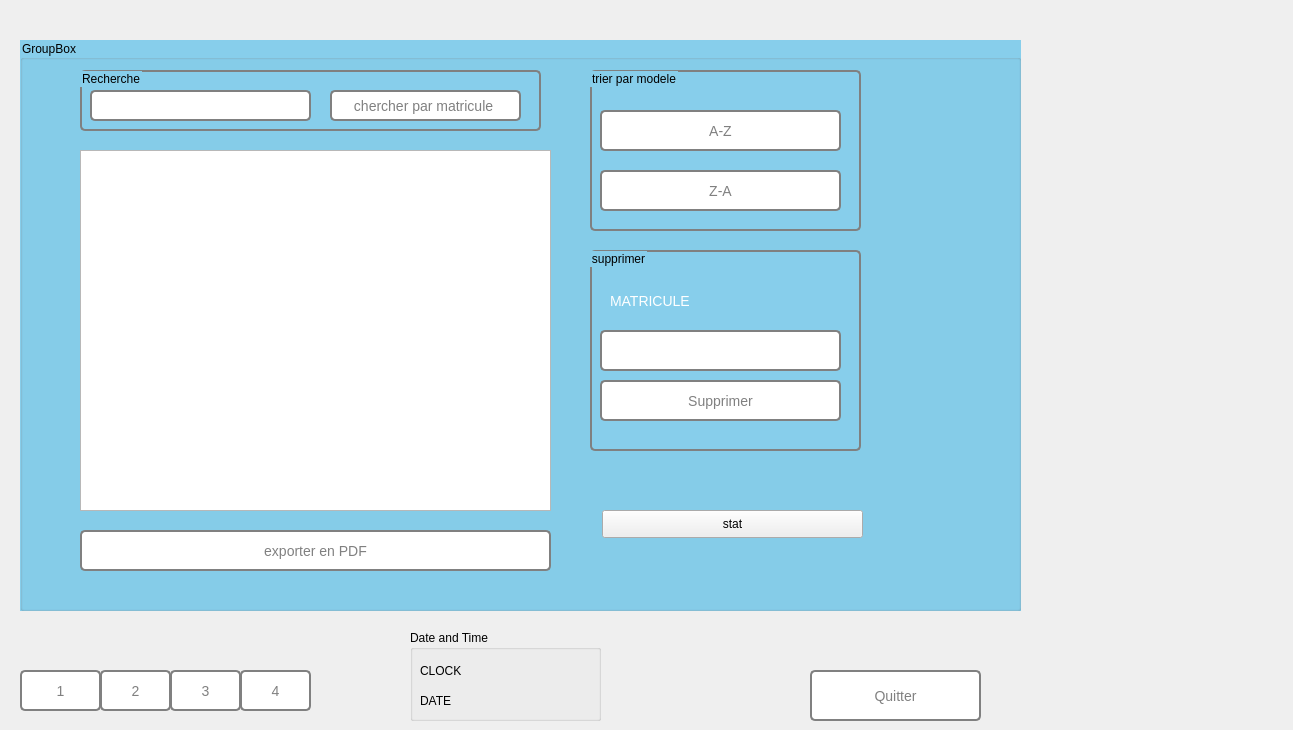
<?xml version="1.0" encoding="UTF-8"?>
<ui version="4.0">
 <class>hamza</class>
 <widget class="QDialog" name="hamza">
  <property name="geometry">
   <rect>
    <x>0</x>
    <y>0</y>
    <width>1293</width>
    <height>730</height>
   </rect>
  </property>
  <property name="windowTitle">
   <string>Dialog</string>
  </property>
  <widget class="QPushButton" name="pushButton_page4">
   <property name="geometry">
    <rect>
     <x>240</x>
     <y>670</y>
     <width>71</width>
     <height>41</height>
    </rect>
   </property>
   <property name="styleSheet">
    <string notr="true">QGroupBox {
  background-color: #87CEEB; /* blue sky color */
  border: 2px solid gray;
  border-radius: 5px;
  padding: 5px;
}

QLabel {
  color: white;
  font-size: 14px;
}

QLineEdit {
  background-color: white;
  border: 2px solid gray;
  border-radius: 5px;
  padding: 2px;
}

QPushButton {
  background-color: white;
  border: 2px solid gray;
  border-radius: 5px;
  color: gray;
  padding: 5px;
  font-size: 14px;
}

QPushButton:hover {
  background-color: gray;
  color: white;
}
</string>
   </property>
   <property name="text">
    <string>4</string>
   </property>
  </widget>
  <widget class="QStackedWidget" name="stackedWidget">
   <property name="geometry">
    <rect>
     <x>20</x>
     <y>30</y>
     <width>1051</width>
     <height>591</height>
    </rect>
   </property>
   <property name="styleSheet">
    <string notr="true">$QStackedWidget {
  background-color: #87CEEB
}</string>
   </property>
   <property name="currentIndex">
    <number>1</number>
   </property>
   <widget class="QWidget" name="page_1">
    <widget class="QGroupBox" name="groupBox">
     <property name="geometry">
      <rect>
       <x>0</x>
       <y>10</y>
       <width>971</width>
       <height>561</height>
      </rect>
     </property>
     <property name="styleSheet">
      <string notr="true">QGroupBox {
  background-color: #87CEEB
}</string>
     </property>
     <property name="title">
      <string>GroupBox</string>
     </property>
     <widget class="QTableView" name="tableView">
      <property name="geometry">
       <rect>
        <x>500</x>
        <y>40</y>
        <width>451</width>
        <height>481</height>
       </rect>
      </property>
      <property name="styleSheet">
       <string notr="true">QLineEdit {
    font-size: 25px;
}

QTableView {
    font-size: 20px;
}
</string>
      </property>
     </widget>
     <widget class="QGroupBox" name="groupBox_5">
      <property name="geometry">
       <rect>
        <x>20</x>
        <y>40</y>
        <width>421</width>
        <height>481</height>
       </rect>
      </property>
      <property name="styleSheet">
       <string notr="true">
QGroupBox {
  background-color: #87CEEB; /* blue sky color */
  border: 2px solid gray;
  border-radius: 5px;
  padding: 5px;
}

QLabel {
  color: white;
  font-size: 14px;
}

QLineEdit {
  background-color: white;
  border: 2px solid gray;
  border-radius: 5px;
  padding: 2px;
}

QPushButton {
  background-color: white;
  border: 2px solid gray;
  border-radius: 5px;
  color: gray;
  padding: 5px;
  font-size: 14px;
}

QPushButton:hover {
  background-color: gray;
  color: white;
}
</string>
      </property>
      <property name="title">
       <string>Veuillez remplir les informations suivantes:</string>
      </property>
      <widget class="QPlainTextEdit" name="plainTextEdit_etat">
       <property name="geometry">
        <rect>
         <x>130</x>
         <y>150</y>
         <width>261</width>
         <height>61</height>
        </rect>
       </property>
       <property name="styleSheet">
        <string notr="true">QPlainTextEdit {
    font-size: 25px; /* Change the font size to 16 pixels */
}

QTableView {
    font-size: 25px; /* Change the font size to 14 pixels */
}
</string>
       </property>
       <property name="plainText">
        <string/>
       </property>
      </widget>
      <widget class="QLineEdit" name="lineEdit_matricule">
       <property name="geometry">
        <rect>
         <x>130</x>
         <y>20</y>
         <width>261</width>
         <height>31</height>
        </rect>
       </property>
       <property name="styleSheet">
        <string notr="true">QComboBox {
    background-color: blue;
    color: white;
}

QComboBox QAbstractItemView {
    background-color: blue;
    color: white;
}

QComboBox QLabel {
    color: white;
}

QComboBox QLineEdit {
    background-color: white;
    color: black;
}
QLineEdit {
    font-size: 25px; /* Change the font size to 16 pixels */
}

QTableView {
    font-size: 25px; /* Change the font size to 14 pixels */
}
</string>
       </property>
       <property name="text">
        <string/>
       </property>
      </widget>
      <widget class="QPushButton" name="pushButton_ajouter">
       <property name="geometry">
        <rect>
         <x>130</x>
         <y>240</y>
         <width>101</width>
         <height>31</height>
        </rect>
       </property>
       <property name="styleSheet">
        <string notr="true"/>
       </property>
       <property name="text">
        <string>Ajouter</string>
       </property>
      </widget>
      <widget class="QLineEdit" name="lineEdit_modele">
       <property name="geometry">
        <rect>
         <x>130</x>
         <y>60</y>
         <width>261</width>
         <height>31</height>
        </rect>
       </property>
       <property name="styleSheet">
        <string notr="true">QLineEdit {
    font-size: 25px; /* Change the font size to 16 pixels */
}

QTableView {
    font-size: 14px; /* Change the font size to 14 pixels */
}
</string>
       </property>
       <property name="text">
        <string/>
       </property>
      </widget>
      <widget class="QLabel" name="label_2">
       <property name="geometry">
        <rect>
         <x>20</x>
         <y>60</y>
         <width>191</width>
         <height>41</height>
        </rect>
       </property>
       <property name="text">
        <string>Modele:</string>
       </property>
      </widget>
      <widget class="QPushButton" name="pushButton_modifier">
       <property name="geometry">
        <rect>
         <x>250</x>
         <y>240</y>
         <width>111</width>
         <height>31</height>
        </rect>
       </property>
       <property name="styleSheet">
        <string notr="true"/>
       </property>
       <property name="text">
        <string>Modifier</string>
       </property>
      </widget>
      <widget class="QComboBox" name="comboBox_type">
       <property name="geometry">
        <rect>
         <x>130</x>
         <y>100</y>
         <width>261</width>
         <height>31</height>
        </rect>
       </property>
       <item>
        <property name="text">
         <string>Voitures</string>
        </property>
       </item>
       <item>
        <property name="text">
         <string>Camions</string>
        </property>
       </item>
       <item>
        <property name="text">
         <string>Bus</string>
        </property>
       </item>
       <item>
        <property name="text">
         <string>Motocyclettes et scooters</string>
        </property>
       </item>
       <item>
        <property name="text">
         <string>Tracteurs</string>
        </property>
       </item>
      </widget>
      <widget class="QLabel" name="label">
       <property name="geometry">
        <rect>
         <x>20</x>
         <y>20</y>
         <width>171</width>
         <height>41</height>
        </rect>
       </property>
       <property name="text">
        <string>Matricule:</string>
       </property>
      </widget>
      <widget class="QLabel" name="label_4">
       <property name="geometry">
        <rect>
         <x>20</x>
         <y>140</y>
         <width>171</width>
         <height>51</height>
        </rect>
       </property>
       <property name="text">
        <string>Etat:</string>
       </property>
      </widget>
      <widget class="QLabel" name="label_3">
       <property name="geometry">
        <rect>
         <x>10</x>
         <y>100</y>
         <width>201</width>
         <height>41</height>
        </rect>
       </property>
       <property name="text">
        <string>Type de vehicule:</string>
       </property>
      </widget>
     </widget>
    </widget>
    <widget class="QLabel" name="label_6">
     <property name="geometry">
      <rect>
       <x>629</x>
       <y>940</y>
       <width>71</width>
       <height>51</height>
      </rect>
     </property>
     <property name="styleSheet">
      <string notr="true">color: rgb(0, 0, 127);</string>
     </property>
     <property name="text">
      <string>&gt;</string>
     </property>
    </widget>
    <widget class="QLabel" name="label_5">
     <property name="geometry">
      <rect>
       <x>520</x>
       <y>950</y>
       <width>71</width>
       <height>51</height>
      </rect>
     </property>
     <property name="styleSheet">
      <string notr="true">color: rgb(0, 0, 127);</string>
     </property>
     <property name="text">
      <string>&lt;</string>
     </property>
    </widget>
   </widget>
   <widget class="QWidget" name="page_2">
    <widget class="QGroupBox" name="groupBox_2">
     <property name="geometry">
      <rect>
       <x>0</x>
       <y>10</y>
       <width>1001</width>
       <height>571</height>
      </rect>
     </property>
     <property name="styleSheet">
      <string notr="true">QGroupBox {
  background-color: #87CEEB
}</string>
     </property>
     <property name="title">
      <string>GroupBox</string>
     </property>
     <widget class="QTableView" name="tableView_2">
      <property name="geometry">
       <rect>
        <x>60</x>
        <y>110</y>
        <width>471</width>
        <height>361</height>
       </rect>
      </property>
      <property name="styleSheet">
       <string notr="true">QLineEdit {
    font-size: 25px; /* Change the font size to 16 pixels */
}

QTableView {
    font-size: 20px; /* Change the font size to 14 pixels */
}
</string>
      </property>
     </widget>
     <widget class="QGroupBox" name="groupBox_3">
      <property name="geometry">
       <rect>
        <x>570</x>
        <y>30</y>
        <width>271</width>
        <height>161</height>
       </rect>
      </property>
      <property name="styleSheet">
       <string notr="true">QGroupBox {
  background-color: #87CEEB; /* blue sky color */
  border: 2px solid gray;
  border-radius: 5px;
  padding: 5px;
}

QLabel {
  color: white;
  font-size: 14px;
}

QLineEdit {
  background-color: white;
  border: 2px solid gray;
  border-radius: 5px;
  padding: 2px;
}

QPushButton {
  background-color: white;
  border: 2px solid gray;
  border-radius: 5px;
  color: gray;
  padding: 5px;
  font-size: 14px;
}

QPushButton:hover {
  background-color: gray;
  color: white;
}
</string>
      </property>
      <property name="title">
       <string>trier par modele</string>
      </property>
      <widget class="QPushButton" name="pushButton_tri_modeleAZ">
       <property name="geometry">
        <rect>
         <x>10</x>
         <y>40</y>
         <width>241</width>
         <height>41</height>
        </rect>
       </property>
       <property name="styleSheet">
        <string notr="true">QPushButton{
	border-image: url(:/button (1).png);
}</string>
       </property>
       <property name="text">
        <string>A-Z</string>
       </property>
      </widget>
      <widget class="QPushButton" name="pushButton_tri_modeleZA">
       <property name="geometry">
        <rect>
         <x>10</x>
         <y>100</y>
         <width>241</width>
         <height>41</height>
        </rect>
       </property>
       <property name="styleSheet">
        <string notr="true">QPushButton{
	border-image: url(:/button (1).png);
}</string>
       </property>
       <property name="text">
        <string>Z-A</string>
       </property>
      </widget>
     </widget>
     <widget class="QGroupBox" name="groupBox_4">
      <property name="geometry">
       <rect>
        <x>570</x>
        <y>210</y>
        <width>271</width>
        <height>201</height>
       </rect>
      </property>
      <property name="styleSheet">
       <string notr="true">QGroupBox {
  background-color: #87CEEB; /* blue sky color */
  border: 2px solid gray;
  border-radius: 5px;
  padding: 5px;
}

QLabel {
  color: white;
  font-size: 14px;
}

QLineEdit {
  background-color: white;
  border: 2px solid gray;
  border-radius: 5px;
  padding: 2px;
}

QPushButton {
  background-color: white;
  border: 2px solid gray;
  border-radius: 5px;
  color: gray;
  padding: 5px;
  font-size: 14px;
}

QPushButton:hover {
  background-color: gray;
  color: white;
}
</string>
      </property>
      <property name="title">
       <string>supprimer</string>
      </property>
      <widget class="QLineEdit" name="lineEdit_matriculeSupprimer">
       <property name="geometry">
        <rect>
         <x>10</x>
         <y>80</y>
         <width>241</width>
         <height>41</height>
        </rect>
       </property>
       <property name="styleSheet">
        <string notr="true">
font: 63 14pt &quot;Montserrat SemiBold&quot;;
QLineEdit {
    font-size: 25px; /* Change the font size to 16 pixels */
}

QTableView {
    font-size: 25px; /* Change the font size to 14 pixels */
}</string>
       </property>
      </widget>
      <widget class="QLabel" name="label_7">
       <property name="geometry">
        <rect>
         <x>20</x>
         <y>35</y>
         <width>401</width>
         <height>31</height>
        </rect>
       </property>
       <property name="styleSheet">
        <string notr="true">QGroupBox {
  background-color: #87CEEB; /* blue sky color */
  border: 2px solid gray;
  border-radius: 5px;
  padding: 5px;
}

QLabel {
  color: white;
  font-size: 14px;
}

QLineEdit {
  background-color: white;
  border: 2px solid gray;
  border-radius: 5px;
  padding: 2px;
}

QPushButton {
  background-color: white;
  border: 2px solid gray;
  border-radius: 5px;
  color: gray;
  padding: 5px;
  font-size: 14px;
}

QPushButton:hover {
  background-color: gray;
  color: white;
}
</string>
       </property>
       <property name="text">
        <string>MATRICULE</string>
       </property>
      </widget>
      <widget class="QPushButton" name="pushButton_supprimer">
       <property name="geometry">
        <rect>
         <x>10</x>
         <y>130</y>
         <width>241</width>
         <height>41</height>
        </rect>
       </property>
       <property name="styleSheet">
        <string notr="true"/>
       </property>
       <property name="text">
        <string>Supprimer</string>
       </property>
      </widget>
     </widget>
     <widget class="QGroupBox" name="groupBox_6">
      <property name="geometry">
       <rect>
        <x>60</x>
        <y>30</y>
        <width>461</width>
        <height>61</height>
       </rect>
      </property>
      <property name="styleSheet">
       <string notr="true">QGroupBox {
  background-color: #87CEEB; /* blue sky color */
  border: 2px solid gray;
  border-radius: 5px;
  padding: 5px;
}

QLabel {
  color: white;
  font-size: 14px;
}

QLineEdit {
  background-color: white;
  border: 2px solid gray;
  border-radius: 5px;
  padding: 2px;
}

QPushButton {
  background-color: white;
  border: 2px solid gray;
  border-radius: 5px;
  color: gray;
  padding: 5px;
  font-size: 14px;
}

QPushButton:hover {
  background-color: gray;
  color: white;
}
</string>
      </property>
      <property name="title">
       <string>Recherche</string>
      </property>
      <widget class="QPushButton" name="pushButton_chercher">
       <property name="geometry">
        <rect>
         <x>250</x>
         <y>20</y>
         <width>191</width>
         <height>31</height>
        </rect>
       </property>
       <property name="styleSheet">
        <string notr="true">QPushButton{
	border-image: url(:/button (1).png);
}</string>
       </property>
       <property name="text">
        <string>chercher par matricule </string>
       </property>
      </widget>
      <widget class="QLineEdit" name="lineEdit_recherche">
       <property name="geometry">
        <rect>
         <x>10</x>
         <y>20</y>
         <width>221</width>
         <height>31</height>
        </rect>
       </property>
       <property name="styleSheet">
        <string notr="true">QLineEdit {
    font-size: 25px; /* Change the font size to 16 pixels */
}

QTableView {
    font-size: 25px; /* Change the font size to 14 pixels */
}
</string>
       </property>
      </widget>
     </widget>
     <widget class="QPushButton" name="pushButton_pdf">
      <property name="geometry">
       <rect>
        <x>60</x>
        <y>490</y>
        <width>471</width>
        <height>41</height>
       </rect>
      </property>
      <property name="styleSheet">
       <string notr="true">QGroupBox {
  background-color: #87CEEB; /* blue sky color */
  border: 2px solid gray;
  border-radius: 5px;
  padding: 5px;
}

QLabel {
  color: white;
  font-size: 14px;
}

QLineEdit {
  background-color: white;
  border: 2px solid gray;
  border-radius: 5px;
  padding: 2px;
}

QPushButton {
  background-color: white;
  border: 2px solid gray;
  border-radius: 5px;
  color: gray;
  padding: 5px;
  font-size: 14px;
}

QPushButton:hover {
  background-color: gray;
  color: white;
}
</string>
      </property>
      <property name="text">
       <string>exporter en PDF</string>
      </property>
     </widget>
     <widget class="QPushButton" name="pushButton_stat_2">
      <property name="geometry">
       <rect>
        <x>582</x>
        <y>470</y>
        <width>261</width>
        <height>28</height>
       </rect>
      </property>
      <property name="text">
       <string>stat</string>
      </property>
     </widget>
    </widget>
   </widget>
   <widget class="QWidget" name="page_3">
    <widget class="QGroupBox" name="groupBox_7">
     <property name="geometry">
      <rect>
       <x>10</x>
       <y>30</y>
       <width>981</width>
       <height>561</height>
      </rect>
     </property>
     <property name="styleSheet">
      <string notr="true">QGroupBox {
  background-color: #87CEEB
}</string>
     </property>
     <property name="title">
      <string>GroupBox</string>
     </property>
     <widget class="QLabel" name="label_pic">
      <property name="geometry">
       <rect>
        <x>20</x>
        <y>170</y>
        <width>441</width>
        <height>341</height>
       </rect>
      </property>
      <property name="styleSheet">
       <string notr="true"/>
      </property>
      <property name="text">
       <string>                          l'image selectionné</string>
      </property>
     </widget>
     <widget class="QPushButton" name="pushButton_browseimage">
      <property name="geometry">
       <rect>
        <x>220</x>
        <y>80</y>
        <width>221</width>
        <height>51</height>
       </rect>
      </property>
      <property name="styleSheet">
       <string notr="true">QGroupBox {
  background-color: #b3d9ff; /* Light blue color */
}</string>
      </property>
      <property name="text">
       <string>Browse...</string>
      </property>
     </widget>
     <widget class="QLabel" name="label_pic_3">
      <property name="geometry">
       <rect>
        <x>260</x>
        <y>10</y>
        <width>121</width>
        <height>61</height>
       </rect>
      </property>
      <property name="styleSheet">
       <string notr="true"/>
      </property>
      <property name="text">
       <string>afficher l'image</string>
      </property>
     </widget>
     <widget class="QTableWidget" name="tableWidget_Image_List_From_Database">
      <property name="geometry">
       <rect>
        <x>460</x>
        <y>90</y>
        <width>511</width>
        <height>411</height>
       </rect>
      </property>
      <attribute name="horizontalHeaderDefaultSectionSize">
       <number>220</number>
      </attribute>
      <column>
       <property name="text">
        <string>Nouvelle colonne</string>
       </property>
      </column>
      <column>
       <property name="text">
        <string>image</string>
       </property>
      </column>
     </widget>
     <widget class="QPushButton" name="pushButton_2">
      <property name="geometry">
       <rect>
        <x>20</x>
        <y>80</y>
        <width>181</width>
        <height>51</height>
       </rect>
      </property>
      <property name="text">
       <string>Insertion image</string>
      </property>
     </widget>
    </widget>
   </widget>
   <widget class="QWidget" name="page_4">
    <widget class="QGroupBox" name="groupBox_8">
     <property name="geometry">
      <rect>
       <x>0</x>
       <y>30</y>
       <width>1011</width>
       <height>561</height>
      </rect>
     </property>
     <property name="styleSheet">
      <string notr="true">QGroupBox {
  background-color: #87CEEB
}</string>
     </property>
     <property name="title">
      <string>stat</string>
     </property>
     <widget class="QPushButton" name="pushButton_stat">
      <property name="geometry">
       <rect>
        <x>20</x>
        <y>60</y>
        <width>93</width>
        <height>28</height>
       </rect>
      </property>
      <property name="text">
       <string>stat</string>
      </property>
     </widget>
     <widget class="QPushButton" name="pushButton_temp">
      <property name="geometry">
       <rect>
        <x>440</x>
        <y>210</y>
        <width>181</width>
        <height>28</height>
       </rect>
      </property>
      <property name="text">
       <string>afficher temperature </string>
      </property>
     </widget>
     <widget class="QLineEdit" name="lineEdit_temp">
      <property name="geometry">
       <rect>
        <x>370</x>
        <y>170</y>
        <width>281</width>
        <height>31</height>
       </rect>
      </property>
     </widget>
     <widget class="QLabel" name="label_8">
      <property name="geometry">
       <rect>
        <x>200</x>
        <y>170</y>
        <width>121</width>
        <height>20</height>
       </rect>
      </property>
      <property name="text">
       <string>entrer la matricule :</string>
      </property>
     </widget>
    </widget>
   </widget>
   <widget class="QWidget" name="page">
    <widget class="QGroupBox" name="groupBox_10">
     <property name="geometry">
      <rect>
       <x>10</x>
       <y>20</y>
       <width>1031</width>
       <height>581</height>
      </rect>
     </property>
     <property name="styleSheet">
      <string notr="true">QGroupBox {
  background-color: #87CEEB
}</string>
     </property>
     <property name="title">
      <string>GroupBox</string>
     </property>
     <widget class="QPushButton" name="pushButton">
      <property name="geometry">
       <rect>
        <x>100</x>
        <y>27</y>
        <width>231</width>
        <height>41</height>
       </rect>
      </property>
      <property name="text">
       <string>Browse image</string>
      </property>
     </widget>
    </widget>
   </widget>
  </widget>
  <widget class="QPushButton" name="pushButton_page3">
   <property name="geometry">
    <rect>
     <x>170</x>
     <y>670</y>
     <width>71</width>
     <height>41</height>
    </rect>
   </property>
   <property name="styleSheet">
    <string notr="true">QGroupBox {
  background-color: #87CEEB; /* blue sky color */
  border: 2px solid gray;
  border-radius: 5px;
  padding: 5px;
}

QLabel {
  color: white;
  font-size: 14px;
}

QLineEdit {
  background-color: white;
  border: 2px solid gray;
  border-radius: 5px;
  padding: 2px;
}

QPushButton {
  background-color: white;
  border: 2px solid gray;
  border-radius: 5px;
  color: gray;
  padding: 5px;
  font-size: 14px;
}

QPushButton:hover {
  background-color: gray;
  color: white;
}
</string>
   </property>
   <property name="text">
    <string>3</string>
   </property>
  </widget>
  <widget class="QPushButton" name="pushButton_page2">
   <property name="geometry">
    <rect>
     <x>100</x>
     <y>670</y>
     <width>71</width>
     <height>41</height>
    </rect>
   </property>
   <property name="styleSheet">
    <string notr="true">QGroupBox {
  background-color: #87CEEB; /* blue sky color */
  border: 2px solid gray;
  border-radius: 5px;
  padding: 5px;
}

QLabel {
  color: white;
  font-size: 14px;
}

QLineEdit {
  background-color: white;
  border: 2px solid gray;
  border-radius: 5px;
  padding: 2px;
}

QPushButton {
  background-color: white;
  border: 2px solid gray;
  border-radius: 5px;
  color: gray;
  padding: 5px;
  font-size: 14px;
}

QPushButton:hover {
  background-color: gray;
  color: white;
}
</string>
   </property>
   <property name="text">
    <string>2</string>
   </property>
  </widget>
  <widget class="QPushButton" name="pushButton_page1">
   <property name="geometry">
    <rect>
     <x>20</x>
     <y>670</y>
     <width>81</width>
     <height>41</height>
    </rect>
   </property>
   <property name="styleSheet">
    <string notr="true">QGroupBox {
  background-color: #87CEEB; /* blue sky color */
  border: 2px solid gray;
  border-radius: 5px;
  padding: 5px;
}

QLabel {
  color: white;
  font-size: 14px;
}

QLineEdit {
  background-color: white;
  border: 2px solid gray;
  border-radius: 5px;
  padding: 2px;
}

QPushButton {
  background-color: white;
  border: 2px solid gray;
  border-radius: 5px;
  color: gray;
  padding: 5px;
  font-size: 14px;
}

QPushButton:hover {
  background-color: gray;
  color: white;
}

</string>
   </property>
   <property name="text">
    <string>1</string>
   </property>
  </widget>
  <widget class="QGroupBox" name="groupBox_9">
   <property name="geometry">
    <rect>
     <x>410</x>
     <y>630</y>
     <width>191</width>
     <height>91</height>
    </rect>
   </property>
   <property name="title">
    <string>Date and Time</string>
   </property>
   <widget class="QLabel" name="Digital_clock">
    <property name="geometry">
     <rect>
      <x>10</x>
      <y>30</y>
      <width>171</width>
      <height>21</height>
     </rect>
    </property>
    <property name="text">
     <string>CLOCK</string>
    </property>
   </widget>
   <widget class="QLabel" name="DATE">
    <property name="geometry">
     <rect>
      <x>10</x>
      <y>60</y>
      <width>161</width>
      <height>21</height>
     </rect>
    </property>
    <property name="text">
     <string>DATE</string>
    </property>
   </widget>
  </widget>
  <widget class="QPushButton" name="pushButton_quitter">
   <property name="geometry">
    <rect>
     <x>810</x>
     <y>670</y>
     <width>171</width>
     <height>51</height>
    </rect>
   </property>
   <property name="styleSheet">
    <string notr="true">QGroupBox {
  background-color: #87CEEB; /* blue sky color */
  border: 2px solid gray;
  border-radius: 5px;
  padding: 5px;
}

QLabel {
  color: white;
  font-size: 14px;
}

QLineEdit {
  background-color: white;
  border: 2px solid gray;
  border-radius: 5px;
  padding: 2px;
}

QPushButton {
  background-color: white;
  border: 2px solid gray;
  border-radius: 5px;
  color: gray;
  padding: 5px;
  font-size: 14px;
}

QPushButton:hover {
  background-color: gray;
  color: white;
}
</string>
   </property>
   <property name="text">
    <string>Quitter</string>
   </property>
  </widget>
 </widget>
 <resources/>
 <connections/>
</ui>
